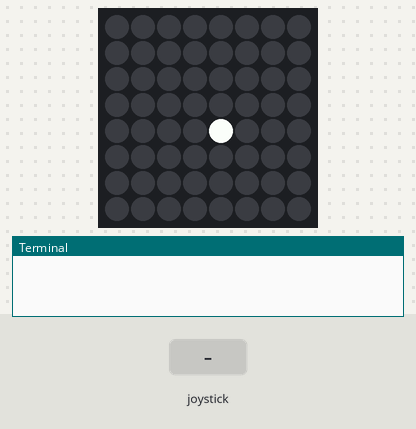
Recording of a program running on a simulated Raspberry Pi (BCM pin numbers) with a Sense HAT. On the bench: the Sense HAT's 8×8 RGB LED matrix, the last lines printed to the terminal. Inputs (shaded band) come from the test bench.

Above: at 1.2 s.
1.3 s: joystick pushed up
At 2.0 s:
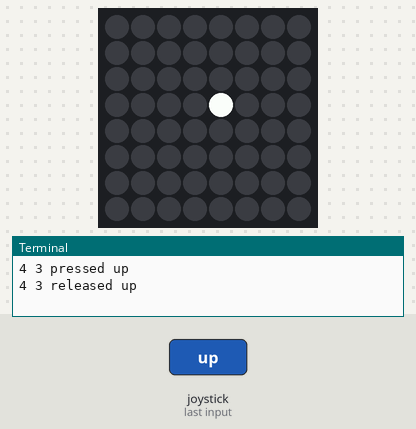
2.8 s: joystick pushed left
At 3.1 s:
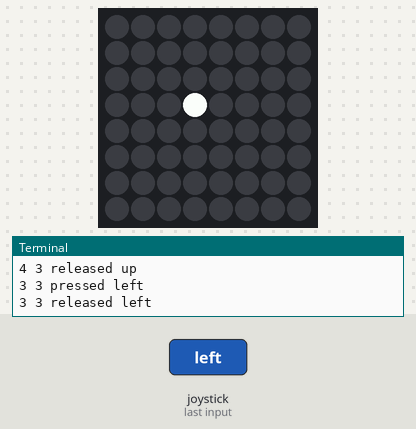
4.3 s: joystick pushed down
At 5.5 s:
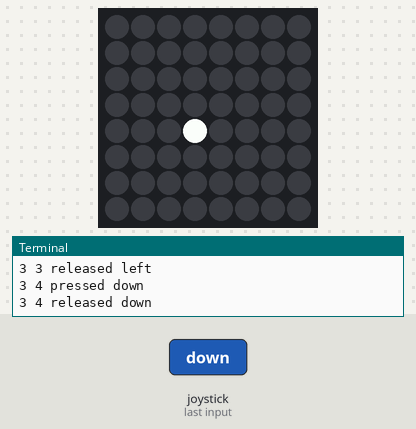
5.8 s: joystick pushed down
At 6.6 s:
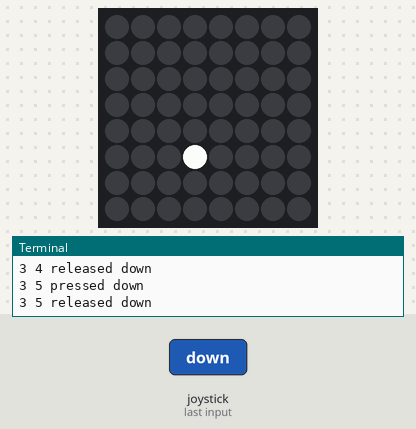
7.3 s: joystick pushed right
At 7.8 s:
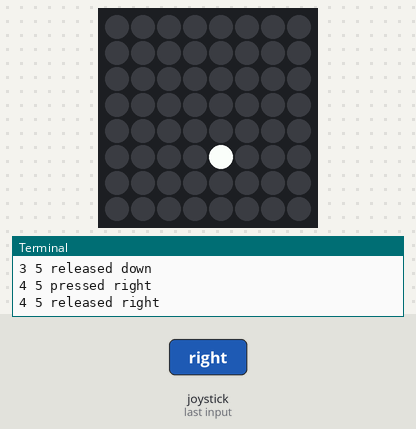
8.8 s: joystick pushed right
At 10.1 s:
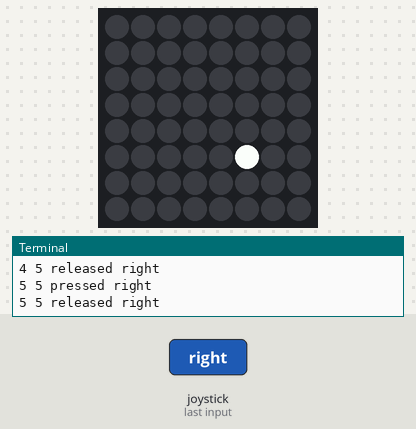
Timing chart, 0 to 11.3 s (numbered marks = the images above; inputs shaded):
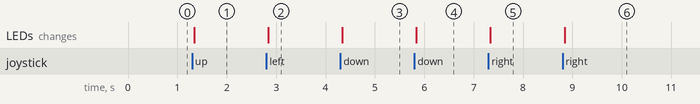

The program:

example1.py
```python
# -*- coding: utf-8 -*-
"""
Created on Tue Oct 31 19:27:08 2017

@author: fbertazzo
"""

#!/usr/bin/python3
from sense_emu import SenseHat

x = y = 4
hat = SenseHat()

def update_screen():
    hat.clear()
    hat.set_pixel(x, y, 255, 255, 255)

def clamp(value, min_value=0, max_value=7):
    return min(max_value, max(min_value, value))

def move_dot(event):
    global x, y
    if event.action in ('pressed', 'held'):
        x = clamp(x + {'left': -1,'right': 1}.get(event.direction, 0))
        y = clamp(y + {'up': -1,'down': 1}.get(event.direction, 0))

update_screen()
while True:
    for event in hat.stick.get_events():
        move_dot(event)
        print (x,y,event.action,event.direction)
        update_screen()
```

Measured:
- after the input at 1.3 s, the LEDs: change at once (image 1)
- after the input at 2.8 s, the LEDs: change at once (image 2)
- after the input at 4.3 s, the LEDs: change at once (image 3)
- after the input at 5.8 s, the LEDs: change at once (image 4)
- after the input at 7.3 s, the LEDs: change at once (image 5)
- after the input at 8.8 s, the LEDs: change at once (image 6)
